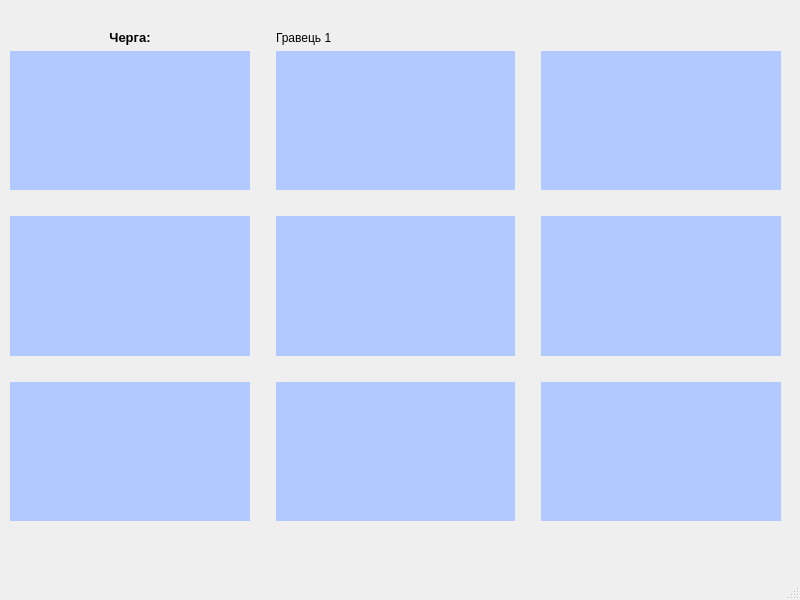
<?xml version="1.0" encoding="UTF-8"?>
<ui version="4.0">
 <class>TicTacToeWindow</class>
 <widget class="QMainWindow" name="TicTacToeWindow">
  <property name="geometry">
   <rect>
    <x>0</x>
    <y>0</y>
    <width>800</width>
    <height>600</height>
   </rect>
  </property>
  <property name="minimumSize">
   <size>
    <width>15</width>
    <height>15</height>
   </size>
  </property>
  <property name="windowTitle">
   <string>TicTacToeWindow</string>
  </property>
  <widget class="QWidget" name="centralwidget">
   <widget class="QWidget" name="gridLayoutWidget">
    <property name="geometry">
     <rect>
      <x>10</x>
      <y>30</y>
      <width>771</width>
      <height>491</height>
     </rect>
    </property>
    <layout class="QGridLayout" name="gridLayout">
     <item row="5" column="0">
      <widget class="QPushButton" name="my_but_6">
       <property name="sizePolicy">
        <sizepolicy hsizetype="Minimum" vsizetype="Expanding">
         <horstretch>0</horstretch>
         <verstretch>0</verstretch>
        </sizepolicy>
       </property>
       <property name="font">
        <font>
         <pointsize>36</pointsize>
        </font>
       </property>
       <property name="styleSheet">
        <string notr="true">background-color:rgb(178, 201, 255) ;
border-style: solid;</string>
       </property>
       <property name="text">
        <string/>
       </property>
       <property name="flat">
        <bool>true</bool>
       </property>
      </widget>
     </item>
     <item row="4" column="4">
      <spacer name="horizontalSpacer_6">
       <property name="orientation">
        <enum>Qt::Horizontal</enum>
       </property>
       <property name="sizeHint" stdset="0">
        <size>
         <width>40</width>
         <height>20</height>
        </size>
       </property>
      </spacer>
     </item>
     <item row="3" column="0">
      <widget class="QPushButton" name="my_but_3">
       <property name="sizePolicy">
        <sizepolicy hsizetype="Minimum" vsizetype="Expanding">
         <horstretch>0</horstretch>
         <verstretch>0</verstretch>
        </sizepolicy>
       </property>
       <property name="font">
        <font>
         <pointsize>36</pointsize>
        </font>
       </property>
       <property name="styleSheet">
        <string notr="true">background-color:rgb(178, 201, 255) ;
border-style: solid;</string>
       </property>
       <property name="text">
        <string/>
       </property>
       <property name="flat">
        <bool>true</bool>
       </property>
      </widget>
     </item>
     <item row="5" column="1">
      <spacer name="verticalSpacer_3">
       <property name="orientation">
        <enum>Qt::Vertical</enum>
       </property>
       <property name="sizeHint" stdset="0">
        <size>
         <width>20</width>
         <height>40</height>
        </size>
       </property>
      </spacer>
     </item>
     <item row="3" column="4">
      <widget class="QPushButton" name="my_but_5">
       <property name="sizePolicy">
        <sizepolicy hsizetype="Minimum" vsizetype="Expanding">
         <horstretch>0</horstretch>
         <verstretch>0</verstretch>
        </sizepolicy>
       </property>
       <property name="font">
        <font>
         <pointsize>36</pointsize>
        </font>
       </property>
       <property name="styleSheet">
        <string notr="true">background-color:rgb(178, 201, 255) ;
border-style: solid;</string>
       </property>
       <property name="text">
        <string/>
       </property>
       <property name="flat">
        <bool>true</bool>
       </property>
      </widget>
     </item>
     <item row="2" column="2">
      <spacer name="horizontalSpacer_2">
       <property name="orientation">
        <enum>Qt::Horizontal</enum>
       </property>
       <property name="sizeHint" stdset="0">
        <size>
         <width>40</width>
         <height>20</height>
        </size>
       </property>
      </spacer>
     </item>
     <item row="1" column="4">
      <widget class="QPushButton" name="my_but_2">
       <property name="sizePolicy">
        <sizepolicy hsizetype="Minimum" vsizetype="Expanding">
         <horstretch>0</horstretch>
         <verstretch>0</verstretch>
        </sizepolicy>
       </property>
       <property name="font">
        <font>
         <pointsize>36</pointsize>
        </font>
       </property>
       <property name="styleSheet">
        <string notr="true">background-color:rgb(178, 201, 255) ;
border-style: solid;</string>
       </property>
       <property name="text">
        <string/>
       </property>
       <property name="flat">
        <bool>true</bool>
       </property>
      </widget>
     </item>
     <item row="4" column="0">
      <spacer name="horizontalSpacer_4">
       <property name="orientation">
        <enum>Qt::Horizontal</enum>
       </property>
       <property name="sizeHint" stdset="0">
        <size>
         <width>40</width>
         <height>20</height>
        </size>
       </property>
      </spacer>
     </item>
     <item row="3" column="2">
      <widget class="QPushButton" name="my_but_4">
       <property name="sizePolicy">
        <sizepolicy hsizetype="Minimum" vsizetype="Expanding">
         <horstretch>0</horstretch>
         <verstretch>0</verstretch>
        </sizepolicy>
       </property>
       <property name="font">
        <font>
         <pointsize>36</pointsize>
        </font>
       </property>
       <property name="styleSheet">
        <string notr="true">background-color:rgb(178, 201, 255) ;
border-style: solid;</string>
       </property>
       <property name="text">
        <string/>
       </property>
       <property name="flat">
        <bool>true</bool>
       </property>
      </widget>
     </item>
     <item row="3" column="3">
      <spacer name="verticalSpacer_5">
       <property name="orientation">
        <enum>Qt::Vertical</enum>
       </property>
       <property name="sizeHint" stdset="0">
        <size>
         <width>20</width>
         <height>40</height>
        </size>
       </property>
      </spacer>
     </item>
     <item row="2" column="4">
      <spacer name="horizontalSpacer_3">
       <property name="orientation">
        <enum>Qt::Horizontal</enum>
       </property>
       <property name="sizeHint" stdset="0">
        <size>
         <width>40</width>
         <height>20</height>
        </size>
       </property>
      </spacer>
     </item>
     <item row="1" column="1">
      <spacer name="verticalSpacer_2">
       <property name="orientation">
        <enum>Qt::Vertical</enum>
       </property>
       <property name="sizeHint" stdset="0">
        <size>
         <width>20</width>
         <height>40</height>
        </size>
       </property>
      </spacer>
     </item>
     <item row="1" column="2">
      <widget class="QPushButton" name="my_but_1">
       <property name="sizePolicy">
        <sizepolicy hsizetype="Minimum" vsizetype="Expanding">
         <horstretch>0</horstretch>
         <verstretch>0</verstretch>
        </sizepolicy>
       </property>
       <property name="font">
        <font>
         <pointsize>36</pointsize>
        </font>
       </property>
       <property name="styleSheet">
        <string notr="true">background-color:rgb(178, 201, 255) ;
border-style: solid;</string>
       </property>
       <property name="text">
        <string/>
       </property>
       <property name="autoDefault">
        <bool>false</bool>
       </property>
       <property name="default">
        <bool>false</bool>
       </property>
       <property name="flat">
        <bool>true</bool>
       </property>
      </widget>
     </item>
     <item row="2" column="0">
      <spacer name="horizontalSpacer">
       <property name="orientation">
        <enum>Qt::Horizontal</enum>
       </property>
       <property name="sizeHint" stdset="0">
        <size>
         <width>40</width>
         <height>20</height>
        </size>
       </property>
      </spacer>
     </item>
     <item row="5" column="2">
      <widget class="QPushButton" name="my_but_7">
       <property name="sizePolicy">
        <sizepolicy hsizetype="Minimum" vsizetype="Expanding">
         <horstretch>0</horstretch>
         <verstretch>0</verstretch>
        </sizepolicy>
       </property>
       <property name="font">
        <font>
         <pointsize>36</pointsize>
        </font>
       </property>
       <property name="styleSheet">
        <string notr="true">background-color:rgb(178, 201, 255) ;
border-style: solid;</string>
       </property>
       <property name="text">
        <string/>
       </property>
       <property name="flat">
        <bool>true</bool>
       </property>
      </widget>
     </item>
     <item row="3" column="1">
      <spacer name="verticalSpacer">
       <property name="orientation">
        <enum>Qt::Vertical</enum>
       </property>
       <property name="sizeHint" stdset="0">
        <size>
         <width>20</width>
         <height>40</height>
        </size>
       </property>
      </spacer>
     </item>
     <item row="4" column="2">
      <spacer name="horizontalSpacer_5">
       <property name="orientation">
        <enum>Qt::Horizontal</enum>
       </property>
       <property name="sizeHint" stdset="0">
        <size>
         <width>40</width>
         <height>20</height>
        </size>
       </property>
      </spacer>
     </item>
     <item row="1" column="3">
      <spacer name="verticalSpacer_4">
       <property name="orientation">
        <enum>Qt::Vertical</enum>
       </property>
       <property name="sizeHint" stdset="0">
        <size>
         <width>20</width>
         <height>40</height>
        </size>
       </property>
      </spacer>
     </item>
     <item row="5" column="4">
      <widget class="QPushButton" name="my_but_8">
       <property name="sizePolicy">
        <sizepolicy hsizetype="Minimum" vsizetype="Expanding">
         <horstretch>0</horstretch>
         <verstretch>0</verstretch>
        </sizepolicy>
       </property>
       <property name="font">
        <font>
         <pointsize>36</pointsize>
        </font>
       </property>
       <property name="styleSheet">
        <string notr="true">background-color:rgb(178, 201, 255) ;
border-style: solid;</string>
       </property>
       <property name="text">
        <string/>
       </property>
       <property name="flat">
        <bool>true</bool>
       </property>
      </widget>
     </item>
     <item row="1" column="0">
      <widget class="QPushButton" name="my_but_0">
       <property name="sizePolicy">
        <sizepolicy hsizetype="Minimum" vsizetype="Expanding">
         <horstretch>0</horstretch>
         <verstretch>0</verstretch>
        </sizepolicy>
       </property>
       <property name="font">
        <font>
         <pointsize>36</pointsize>
        </font>
       </property>
       <property name="styleSheet">
        <string notr="true">background-color:rgb(178, 201, 255) ;
border-style: solid;</string>
       </property>
       <property name="text">
        <string/>
       </property>
       <property name="flat">
        <bool>true</bool>
       </property>
      </widget>
     </item>
     <item row="5" column="3">
      <spacer name="verticalSpacer_6">
       <property name="orientation">
        <enum>Qt::Vertical</enum>
       </property>
       <property name="sizeHint" stdset="0">
        <size>
         <width>20</width>
         <height>40</height>
        </size>
       </property>
      </spacer>
     </item>
     <item row="0" column="0">
      <widget class="QLabel" name="queue">
       <property name="font">
        <font>
         <pointsize>10</pointsize>
         <weight>75</weight>
         <bold>true</bold>
        </font>
       </property>
       <property name="layoutDirection">
        <enum>Qt::LeftToRight</enum>
       </property>
       <property name="text">
        <string>Черга:</string>
       </property>
       <property name="alignment">
        <set>Qt::AlignCenter</set>
       </property>
      </widget>
     </item>
     <item row="0" column="2">
      <widget class="QLabel" name="player">
       <property name="text">
        <string>Гравець 1</string>
       </property>
      </widget>
     </item>
    </layout>
   </widget>
  </widget>
  <widget class="QMenuBar" name="menubar">
   <property name="geometry">
    <rect>
     <x>0</x>
     <y>0</y>
     <width>800</width>
     <height>25</height>
    </rect>
   </property>
  </widget>
  <widget class="QStatusBar" name="statusbar"/>
 </widget>
 <resources/>
 <connections/>
</ui>
